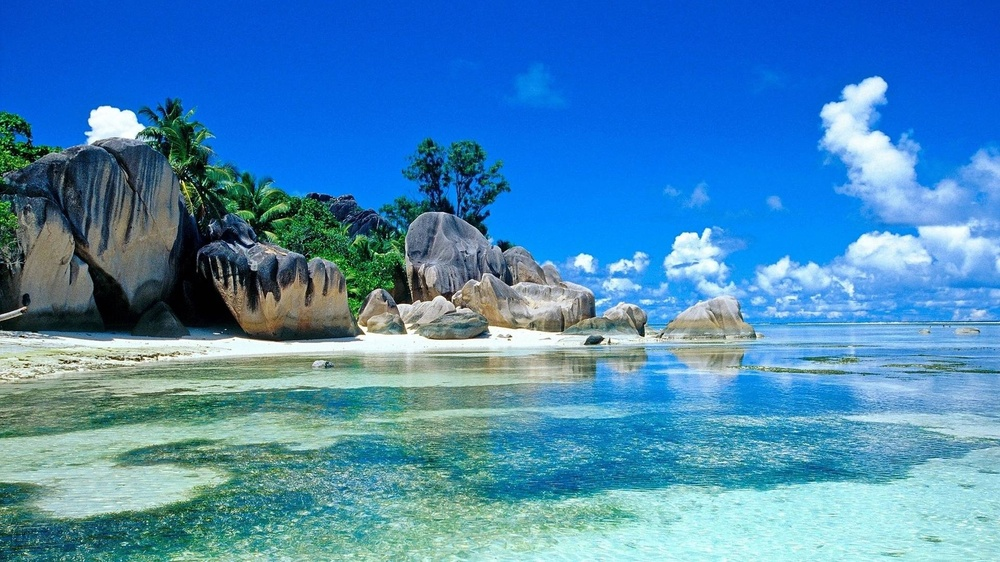
%> input picture P1/Code/images/Original.jpg, 1000 x 562 px, shrunk from 1920 x 1080 before the run
$ octave code.m   (GNU Octave 9; MATLAB toolbox functions it lacks are replaced by stand-ins)
%> lines starting %> are read from the running program, lines starting %| are printed output that depends on the picture
### P1/Code/Energy_Power.m
function [energy, power] = Energy_Power(x)
   signal = cast(x, 'double');
   squared_signal = signal .^ 2;
   energy = sum(squared_signal(:));
   energy = 10 * log10(energy);
   power = energy / (2 * inf);
end

### P1/Code/snr.m
function snr = snr(x, y)
  noisy = cast(x, 'double');
  original = cast(y, 'double');

  noise = noisy - original;

  squared_signal = original .^ 2;
  squared_noise = noise .^ 2;

  sum_squared_signal = sum(squared_signal(:));
  sum_squared_noise = sum(squared_noise(:));

  snr = sum_squared_signal / sum_squared_noise;

  snr = 10 * log10(snr);
end

### P1/Code/code.m
%%
clear
close all
clc

%% Load and show image
I = imread('./images/Original.jpg');
%> I is the input picture: size 562x1000x3 uint8; mean R, G, B 71.3, 136.3, 183.4
I = im2double(I);
%> I: size 562x1000x3 double


%% Convert to grayscale and save
I_gray = rgb2gray(I);
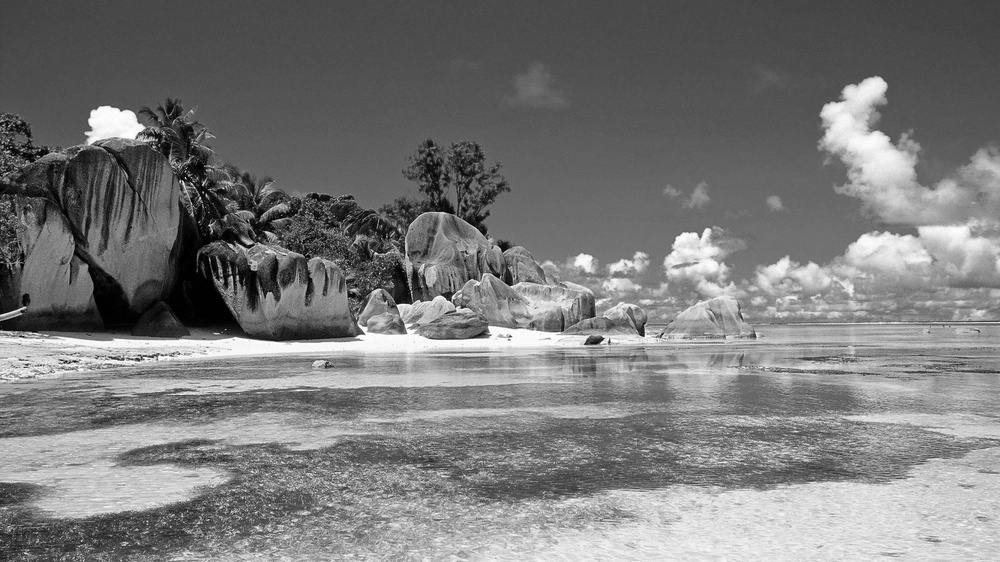
%> I_gray: size 562x1000 double; min 0, max 1, mean 0.479
imwrite(I_gray, './images/Gray.jpg');
imshow(I_gray);


%% Energy and power
[energy, power] = Energy_Power(I_gray);
%> in Energy_Power, `squared_signal = signal .^ 2;`:
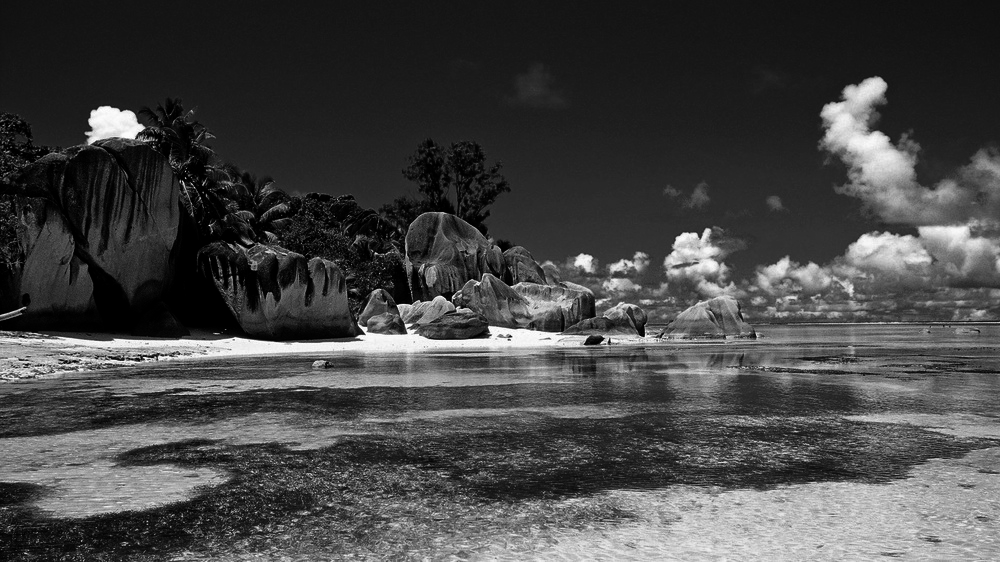
%> squared_signal: size 562x1000 double; min 0, max 1, mean 0.276
%> in Energy_Power, `energy = sum(squared_signal(:));`: energy = 155076.3
%> in Energy_Power, `energy = 10 * log10(energy);`: energy = 51.91
%> in Energy_Power, `power = energy / (2 * inf);`: power = 0
%> energy = 51.91; power = 0

fprintf('Energy and Power of the gray image\n');
fprintf('Energy: %0.4f dB\n', energy);
%| Energy: 51.9055 dB
fprintf('Power: %0.4f\n', power);
%| Power: 0.0000


%% Add noise
I_noisy = imnoise(I_gray, 'gaussian', 0, 0.01);
imwrite(I_noisy, './images/Noisy.jpg');


%% Gray image metrics
SNR = snr(I_gray, I_gray);
%> in snr, `noise = noisy - original;`: noise: size 562x1000 double; every value is 0
%> in snr, `sum_squared_signal = sum(squared_signal(:));`: sum_squared_signal = 155076.3
%> in snr, `sum_squared_noise = sum(squared_noise(:));`: sum_squared_noise = 0
%> in snr, `snr = sum_squared_signal / sum_squared_noise;`: snr = Inf
%> SNR = Inf
PSNR = psnr(I_gray, I_gray);
%> PSNR = Inf

fprintf('\nGray image metrics\n');
fprintf('SNR: %0.4f dB\n', SNR);
%| SNR: Inf dB
fprintf('PSNR: %0.4f dB\n', PSNR);
%| PSNR: Inf dB


% Noisy image metrics
SNR = snr(I_noisy, I_gray);
%> in snr (call 2), `squared_noise = noise .^ 2;`:
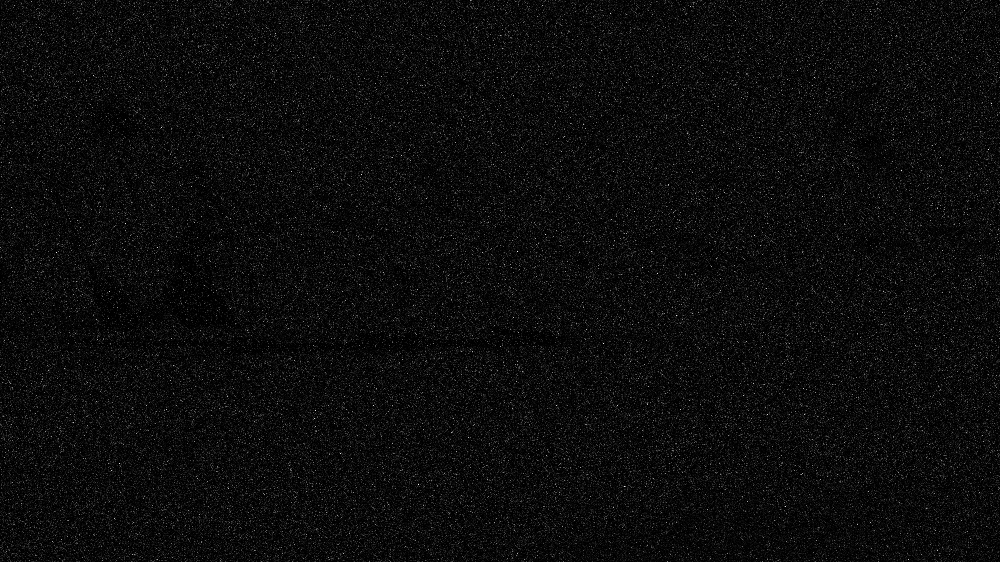
%> squared_noise: size 562x1000 double; min 0, max 0.197, mean 0.00961; drawn with min black and max white
%> in snr (call 2), `sum_squared_noise = sum(squared_noise(:));`: sum_squared_noise = 5402.1
%> in snr (call 2), `snr = sum_squared_signal / sum_squared_noise;`: snr = 28.71
%> in snr (call 2), `snr = 10 * log10(snr);`: snr = 14.58
%> SNR = 14.58
PSNR = psnr(I_noisy, I_gray);
%> PSNR = 20.17

fprintf('\nNoisy image metrics\n');
fprintf('SNR: %0.4f dB\n', SNR);
%| SNR: 14.5799 dB
fprintf('PSNR: %0.4f dB\n', PSNR);
%| PSNR: 20.1718 dB


%% Fourier transform
ft_gray = fftshift(log(abs(fft2(I_gray))));
ft_noise = fftshift(log(abs(fft2(I_noisy - I_gray))));
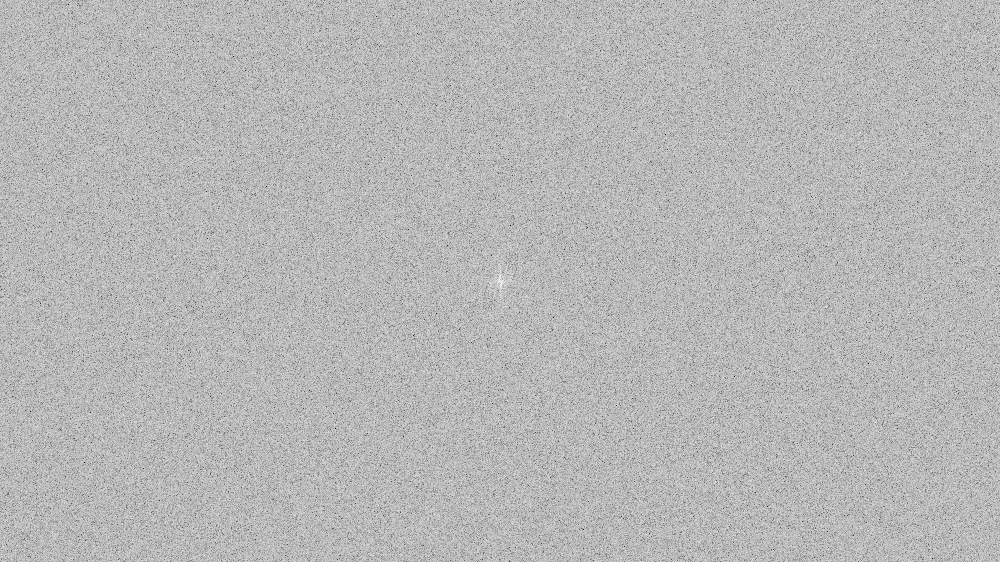
%> ft_noise: size 562x1000 double; min -1.82, max 6.29, mean 4.01; drawn with min black and max white
ft_noisy = fftshift(log(abs(fft2(I_noisy))));
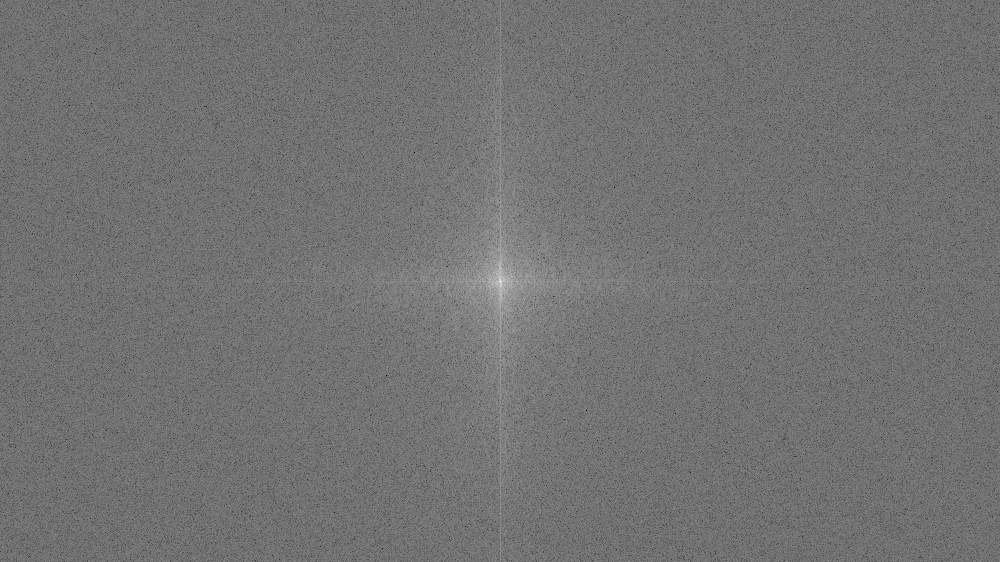
%> ft_noisy: size 562x1000 double; min -2.59, max 12.5, mean 4.19; drawn with min black and max white
imshow(ft_gray, []);
imshow(ft_noise, []);
imshow(ft_noisy, []);


%% Remove noise - wiener
[I_wiener, noise_out] = wiener2(I_noisy);
%> noise_out = 0.0122
imwrite(I_wiener, './images/Denoised_wiener.jpg');
SNR = snr(I_wiener, I_gray);
%> SNR = 19.94
PSNR = psnr(I_wiener, I_gray);
%> PSNR = 25.53

fprintf('\nRemoving noise with wiener filter\n');
fprintf('SNR: %0.4f dB\n', SNR);
%| SNR: 19.9393 dB
fprintf('PSNR: %0.4f dB\n', PSNR);
%| PSNR: 25.5312 dB


%% Remove noise - filter
I_filter = filter2(fspecial('average', 3), I_noisy);
imwrite(I_filter, './images/Denoised_filter.jpg');
SNR = snr(I_filter, I_gray);
%> in snr (call 4), `noise = noisy - original;`:
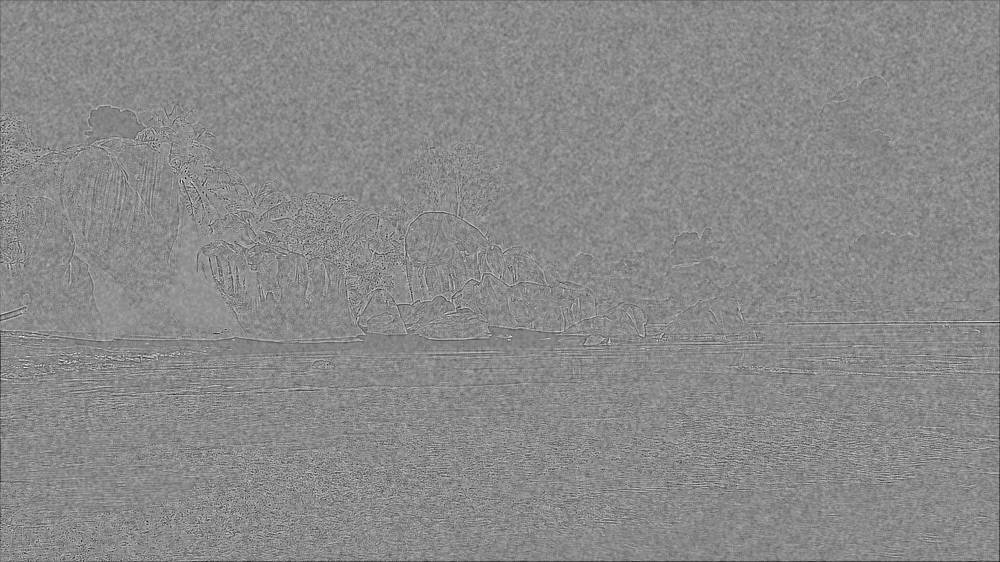
%> noise: size 562x1000 double; min -0.567, max 0.479, mean -0.00113; drawn with min black and max white
%> in snr (call 4), `squared_noise = noise .^ 2;`:
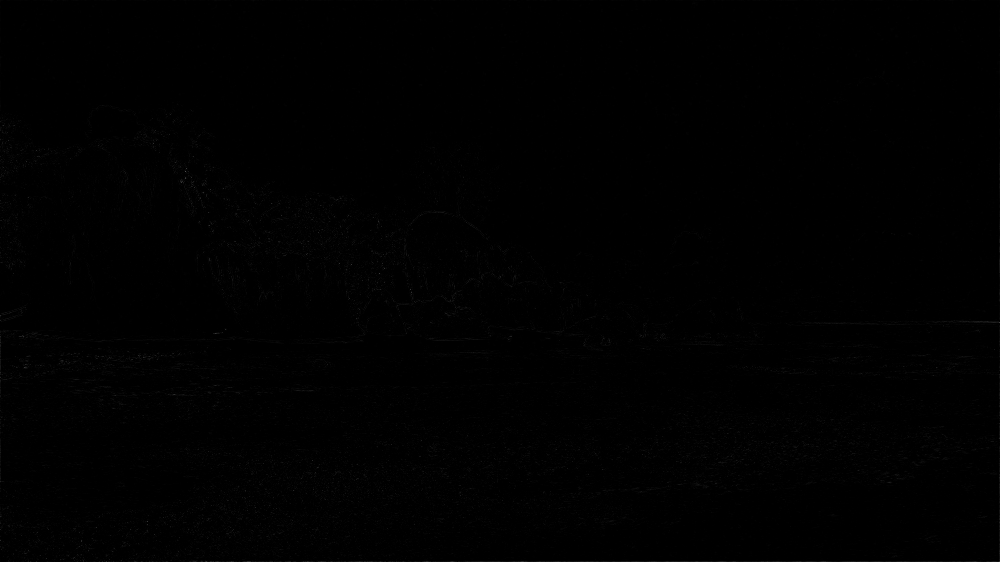
%> squared_noise: size 562x1000 double; min 4e-16, max 0.321, mean 0.00349
%> in snr (call 4), `sum_squared_noise = sum(squared_noise(:));`: sum_squared_noise = 1963.2
%> in snr (call 4), `snr = sum_squared_signal / sum_squared_noise;`: snr = 78.99
%> in snr (call 4), `snr = 10 * log10(snr);`: snr = 18.98
%> SNR = 18.98
PSNR = psnr(I_filter, I_gray);
%> PSNR = 24.57

fprintf('\nRemoving noise with filter\n');
fprintf('SNR: %0.4f dB\n', SNR);
%| SNR: 18.9758 dB
fprintf('PSNR: %0.4f dB\n', PSNR);
%| PSNR: 24.5677 dB


%% Remove noise - conv
I_conv = conv2(double(I_noisy), ones(3)/9, 'same');
imwrite(I_conv, './images/Denoised_conv.jpg');
SNR = snr(I_conv, I_gray);
PSNR = psnr(I_conv, I_gray);

fprintf('\nRemoving noise with conv filter\n');
fprintf('SNR: %0.4f dB\n', SNR);
%| SNR: 18.9758 dB
fprintf('PSNR: %0.4f dB\n', PSNR);
%| PSNR: 24.5677 dB


%% Remove noise - medfilt
I_medfilt = medfilt2(I_noisy);
imwrite(I_medfilt, './images/Denoised_medfilt.jpg');
SNR = snr(I_medfilt, I_gray);
%> SNR = 18.51
PSNR = psnr(I_medfilt, I_gray);
%> PSNR = 24.11

fprintf('\nRemoving noise with median filter\n');
fprintf('SNR: %0.4f dB\n', SNR);
%| SNR: 18.5133 dB
fprintf('PSNR: %0.4f dB\n', PSNR);
%| PSNR: 24.1052 dB

$ run again, with P1/Code/images/FT_noisy.jpg copied over P1/Code/images/Original.jpg
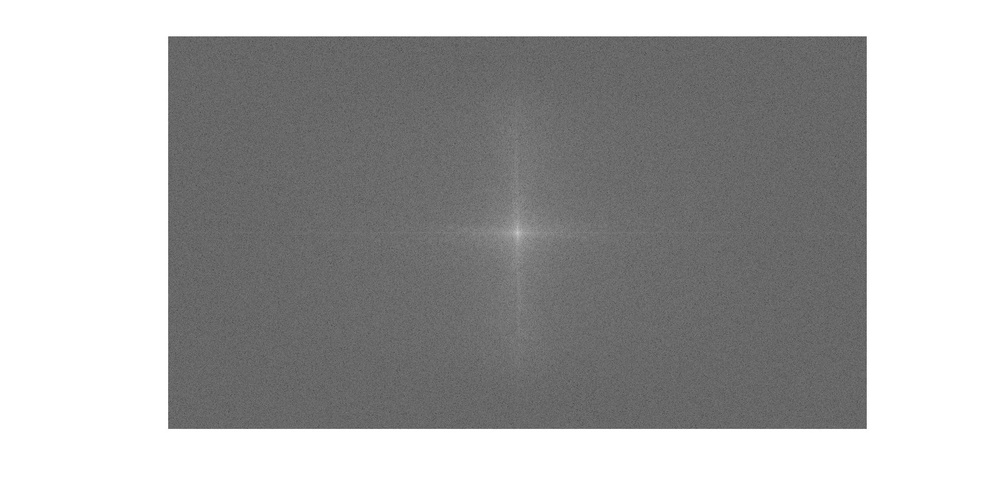
%> input picture P1/Code/images/FT_noisy.jpg, 1000 x 482 px, shrunk from 2034 x 981 before the run
%> I is the input picture: size 482x1000x3 uint8; min 72, max 255, mean 170.2
%> I: size 482x1000x3 double
%> in Energy_Power, `energy = sum(squared_signal(:));`: energy = 255147.3
%> in Energy_Power, `energy = 10 * log10(energy);`: energy = 54.07
%> in Energy_Power, `power = energy / (2 * inf);`: power = 0
%> `[energy, power] = Energy_Power(I_gray);`: energy = 54.07; power = 0
%| Energy: 54.0679 dB
%| Power: 0.0000
%> noise: size 482x1000 double; every value is 0
%> sum_squared_signal = 255147.3
%> sum_squared_noise = 0
%> in snr, `snr = sum_squared_signal / sum_squared_noise;`: snr = Inf
%| SNR: Inf dB
%| PSNR: Inf dB
%> in snr (call 2), `squared_noise = noise .^ 2;`:
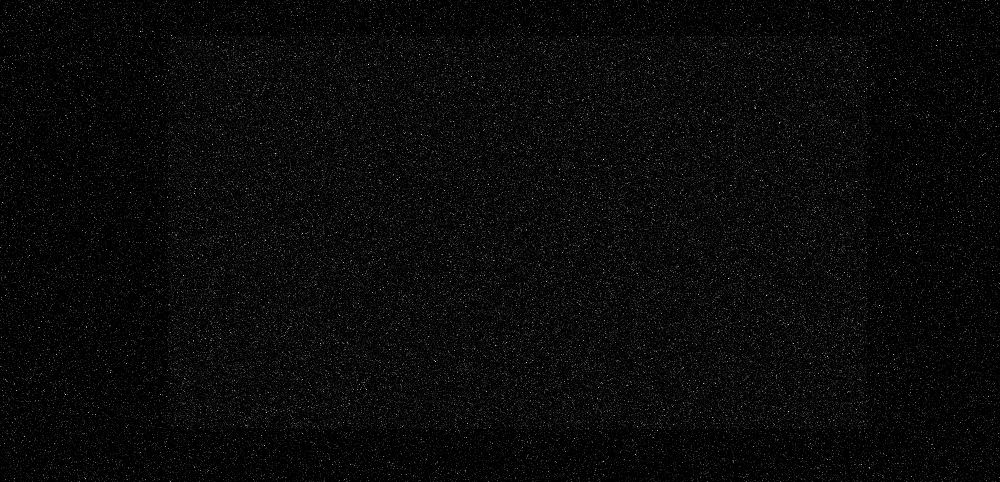
%> squared_noise: size 482x1000 double; min 0, max 0.207, mean 0.00786; drawn with min black and max white
%> sum_squared_noise = 3786.1
%> in snr (call 2), `snr = sum_squared_signal / sum_squared_noise;`: snr = 67.39
%> in snr (call 2), `snr = 10 * log10(snr);`: snr = 18.29
%> `PSNR = psnr(I_noisy, I_gray);`: PSNR = 21.05
%| SNR: 18.2860 dB
%| PSNR: 21.0485 dB
%> noise_out = 0.00831
%> `SNR = snr(I_wiener, I_gray);`: SNR = 23.71
%> `PSNR = psnr(I_wiener, I_gray);`: PSNR = 26.48
%| SNR: 23.7149 dB
%| PSNR: 26.4774 dB
%> `SNR = snr(I_filter, I_gray);`: SNR = 22.94
%> `PSNR = psnr(I_filter, I_gray);`: PSNR = 25.7
%| SNR: 22.9402 dB
%| PSNR: 25.7028 dB
%| SNR: 22.9402 dB
%| PSNR: 25.7028 dB
%> in snr (call 6), `noise = noisy - original;`:
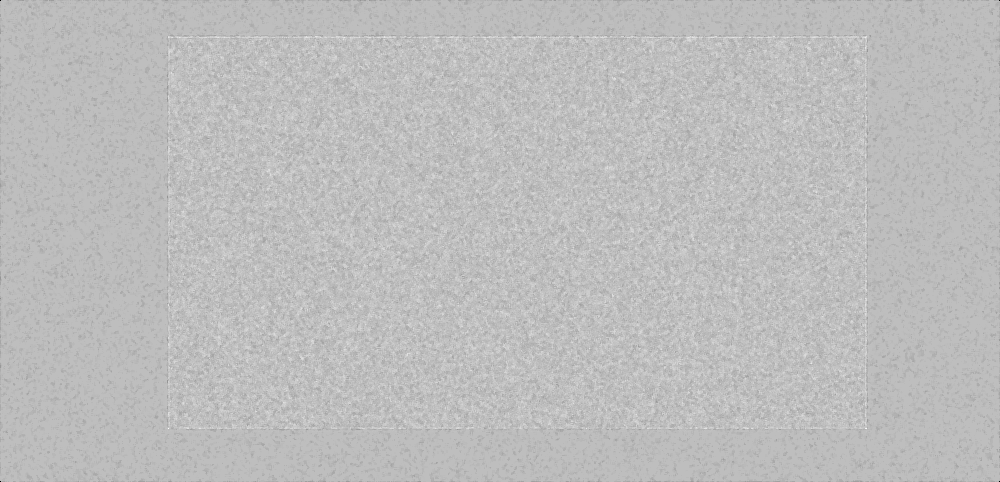
%> noise: size 482x1000 double; min -1, max 0.337, mean -0.00725; drawn with min black and max white
%> sum_squared_noise = 787.6
%> in snr (call 6), `snr = sum_squared_signal / sum_squared_noise;`: snr = 324
%> in snr (call 6), `snr = 10 * log10(snr);`: snr = 25.1
%> `PSNR = psnr(I_medfilt, I_gray);`: PSNR = 27.87
%| SNR: 25.1048 dB
%| PSNR: 27.8674 dB
